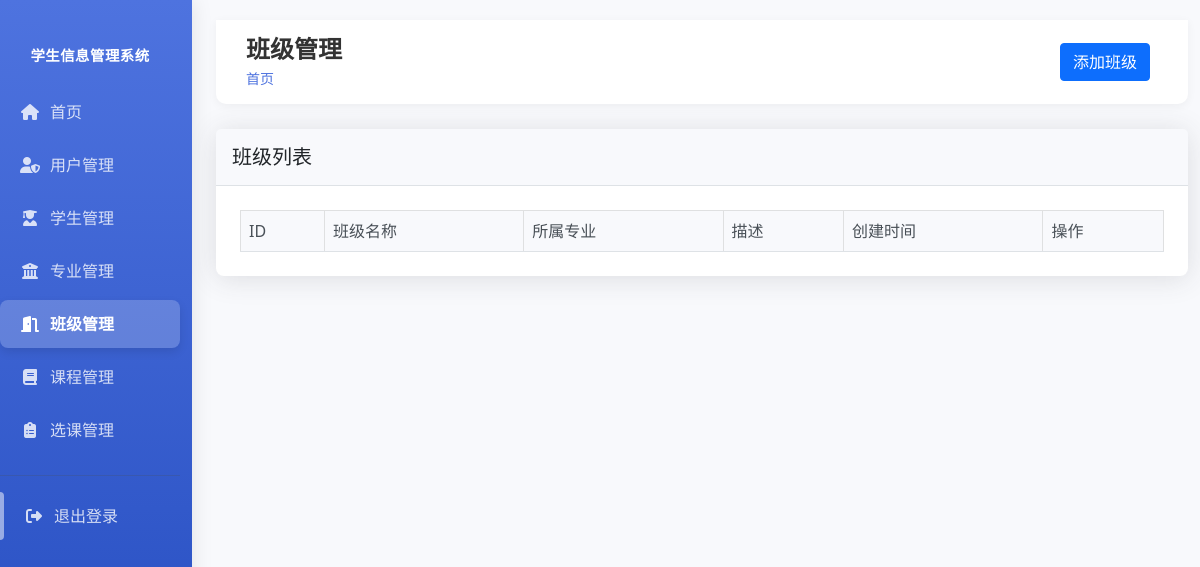
The page /classes (signed in) on the database as committed earlier.
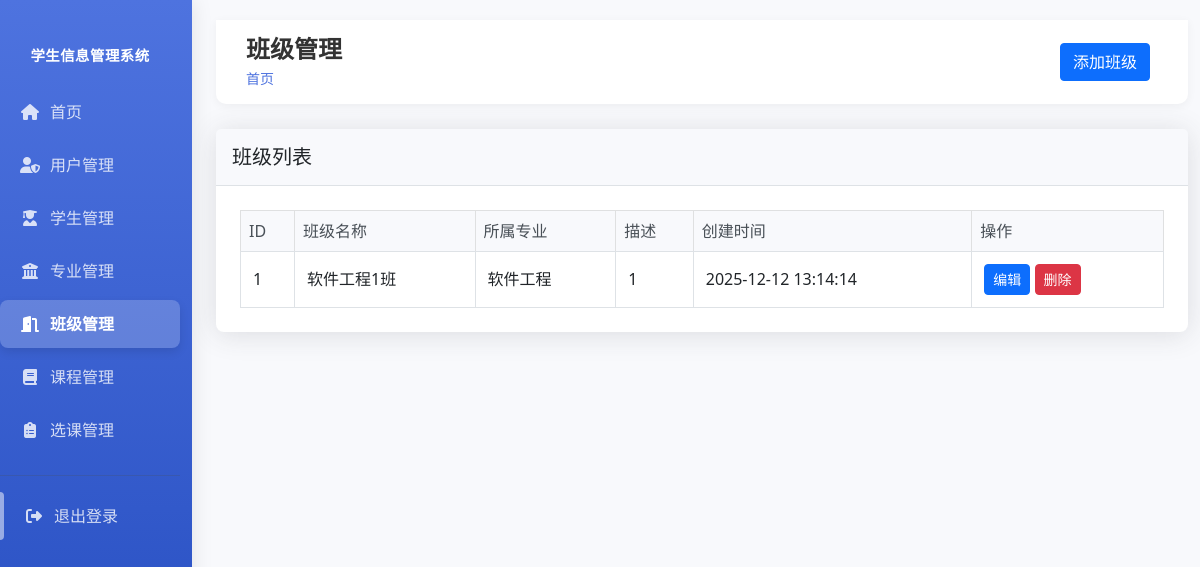
The same page on the database as committed later.
### tables this page shows
CREATE TABLE classes (
        id INTEGER PRIMARY KEY AUTOINCREMENT,
        name TEXT UNIQUE NOT NULL,
        major_id INTEGER,
        description TEXT,
        created_at TIMESTAMP DEFAULT CURRENT_TIMESTAMP,
        FOREIGN KEY (major_id) REFERENCES majors (id)
    );

CREATE TABLE majors (
        id INTEGER PRIMARY KEY AUTOINCREMENT,
        name TEXT UNIQUE NOT NULL,
        description TEXT,
        created_at TIMESTAMP DEFAULT CURRENT_TIMESTAMP
    );

### app.py (the view)
@app.route("/classes")
@login_required
def classes():
    conn = get_db_connection()
    classes = conn.execute("""
        SELECT c.*, m.name as major_name
        FROM classes c
        LEFT JOIN majors m ON c.major_id = m.id
        ORDER BY c.name
    """).fetchall()
    conn.close()
    return render_template("classes/index.html", classes=classes)

### app.py (called while the page is built)
def login_required(f):
    @wraps(f)
    def decorated_function(*args, **kwargs):
        if "user_id" not in session:
            return redirect(url_for("login"))
        return f(*args, **kwargs)
    return decorated_function

def get_db_connection():
    conn = sqlite3.connect("student_management.db")
    conn.row_factory = sqlite3.Row
    return conn

### templates/classes/index.html (shortened to what this page needs)
{% extends "base.html" %}
{% block header %}班级管理{% endblock %}
{% block actions %}
{% if session.role == 'admin' %}
<a href="{{ url_for('create_class') }}" class="btn btn-primary">添加班级</a>
{% endif %}
{% endblock %}
{% block content %}
<div class="card">
    <div class="card-header">
        <h5 class="card-title mb-0">班级列表</h5>
    </div>
    <div class="card-body">
        <div class="table-responsive">
            <table class="table table-bordered table-hover">
                <thead class="table-light">
                    <tr>
                        <th>ID</th>
                        <th>班级名称</th>
                        <th>所属专业</th>
                        <th>描述</th>
                        <th>创建时间</th>
                        {% if session.role == 'admin' %}
                        <th>操作</th>
                        {% endif %}
                    </tr>
                </thead>
                <tbody>
                    {% for class in classes %}
                    <tr>
                        <td>{{ class.id }}</td>
                        <td>{{ class.name }}</td>
                        <td>{{ class.major_name or '未设置' }}</td>
                        <td>{{ class.description or '无描述' }}</td>
                        <td>{{ class.created_at }}</td>
                        {% if session.role == 'admin' %}
                        <td>
                            <a href="{{ url_for('edit_class', class_id=class.id) }}" class="btn btn-sm btn-primary">编辑</a>
                            <form action="{{ url_for('delete_class', class_id=class.id) }}" method="post" style="display: inline;" onsubmit="return confirm('确定要删除此班级吗？');">
                                <button type="submit" class="btn btn-sm btn-danger">删除</button>
                            </form>
                        </td>
                        {% endif %}
                    </tr>
                    {% endfor %}
                </tbody>
            </table>
        </div>
    </div>
</div>
{% endblock %}

Rows that differ between the two databases and show on the page:
added classes: id "1", name "软件工程1班", name "软件工程", description "1", created_at "2025-12-12 13:14:14"
